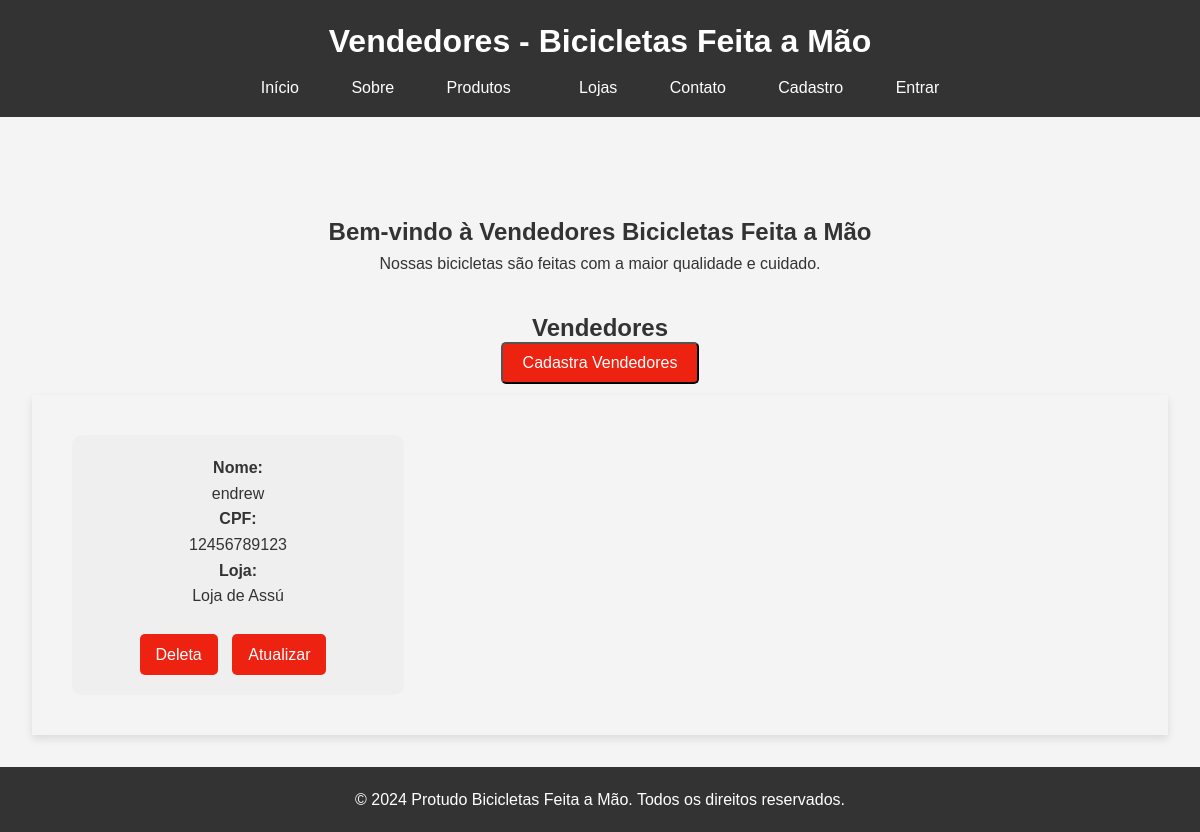
The app's page /vendedores/, older data.
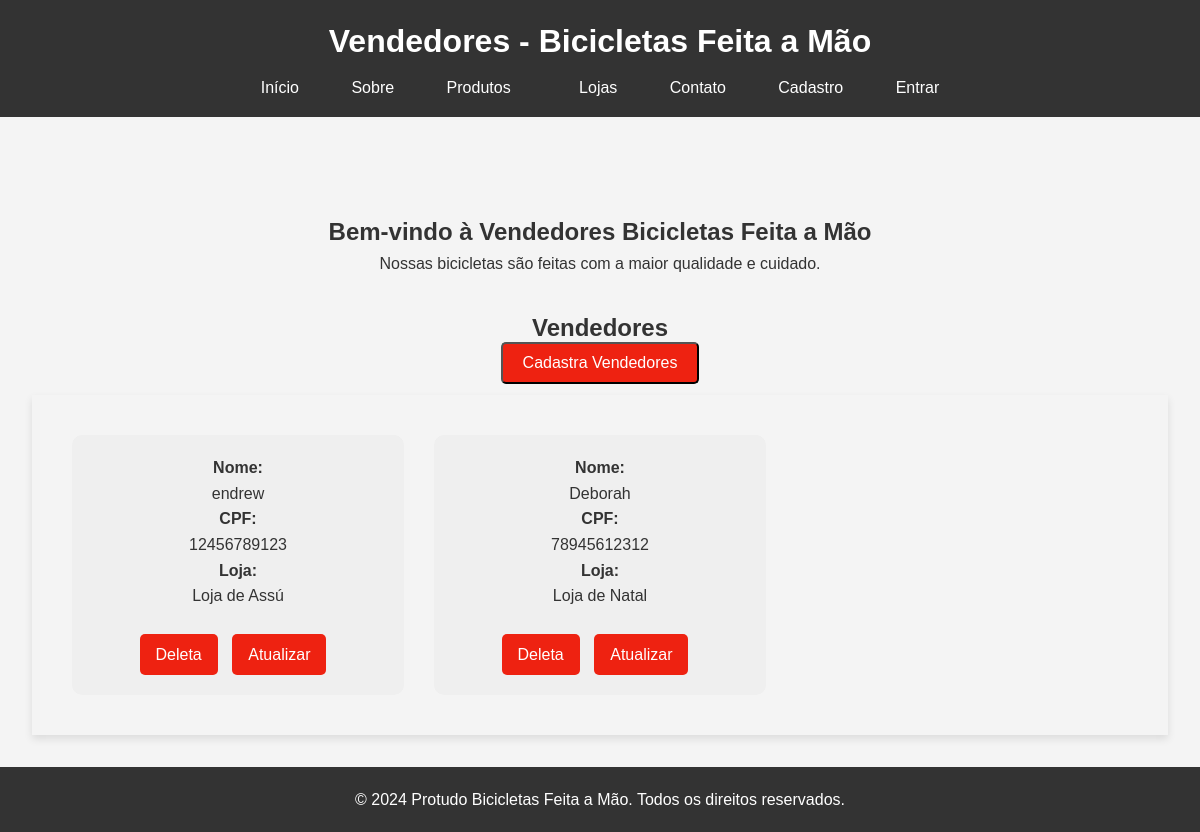
The same page, newer data.
### bikcraft/models.py (models this page shows, shortened)
class Pessoas(models.Model):
    nome = models.CharField(max_length=100, verbose_name='Nome')
    cpf  = models.CharField(max_length=11, verbose_name='CPF')
    opcao_lojas = models.ForeignKey(Lojas, on_delete=models.CASCADE, verbose_name='Lojas')

class Lojas(models.Model):
    nome = models.CharField(max_length=30, verbose_name='Nome da Loja')
    produtos = models.ManyToManyField(Bike, verbose_name='Produtos')
    cnpj = models.CharField(max_length=25, verbose_name='CNPJ')
    detalhe = models.TextField(blank=True, null=True, verbose_name='Descrição')
    def __str__(self):
        return self.nome

### bikcraft/views.py (the view)
# urls.py: path('vendedores/', views.vendedores, name='pagina-vendedores'),
def vendedores(request):
    informacao_pessoas = Pessoas.objects.all()
    return render(request, 'vendedores.html', {'vendedores': informacao_pessoas})

### bikcraft/templates/vendedores.html (shortened to what this page needs)
{% load static %}
<!DOCTYPE html>
<html lang="pt-BR">
<head>
    <link rel="stylesheet" href="{% static "base/css/vendedores.css" %}">
</head>
<body>
    <header>
        <h1>Vendedores - Bicicletas Feita a Mão</h1>
        <nav>
            <ul>
                <li><a href='{% url "pagina-inicial" %}'>Início</a></li>
                <li><a href="{% url "pagina-sobre" %}">Sobre</a></li>
                <li><a href='{% url "pagina-produtos" %}'>Produtos</a><li>
                <li><a href='{% url "pagina-loja" %}'>Lojas</a></li>
                <li><a href="{% url "pagina-contados" %}">Contato</a></li>
                <li><a href='{% url "cadastra-usuario" %}'>Cadastro</a></li>
                {% if request.user.is_authenticated %}
                <li><a href='{% url "sair" %}'>Sair</a></li>
                {% else %}
                <li><a href='{% url "acessar" %}'>Entrar</a></li>
                {% endif %}
            </ul>
        </nav>
    </header>
    <main>
        <section id="home">
            <h2><center>Bem-vindo à Vendedores Bicicletas Feita a Mão</center></h2>
            <p><center>Nossas bicicletas são feitas com a maior qualidade e cuidado.</center></p>
        </section>
        <h2><center>Vendedores</center></h2>
        <div class="button-cadastra">
            <a href='{% url "cadastra-pessoas" %}'><button>Cadastra Vendedores</button></a>
        </div>
        <section id="products">
            {% for vendedor in vendedores %}
                <div class='product-card'>
                    <div class="button-container">
                        <h4>Nome:</h4>
                        <p>{{vendedor.nome}}</p>
                        <h4>CPF:</h4>
                        <p>{{vendedor.cpf}}</p>
                        <h4>Loja:</h4>
                        <p>{{vendedor.opcao_lojas}}</p><br>
                        <a href='{% url "deleta-pessoas" vendedor.id %}'><button>Deleta</button></a>
                        <a id='atualizado' href='atualiza-vendedores vendedor.id'><button id='atualiza'>Atualizar</button></a>
                    </div>
                </div>
            {% endfor %}
        </section>
    </main>
    <footer>
        <p>&copy; 2024 Protudo Bicicletas Feita a Mão. Todos os direitos reservados.</p>
    </footer>
</body>
</html>

Row changes from the older to the newer data that the page shows:
added Pessoas: nome "Deborah", cpf "78945612312", opcao_lojas "Loja de Natal"
